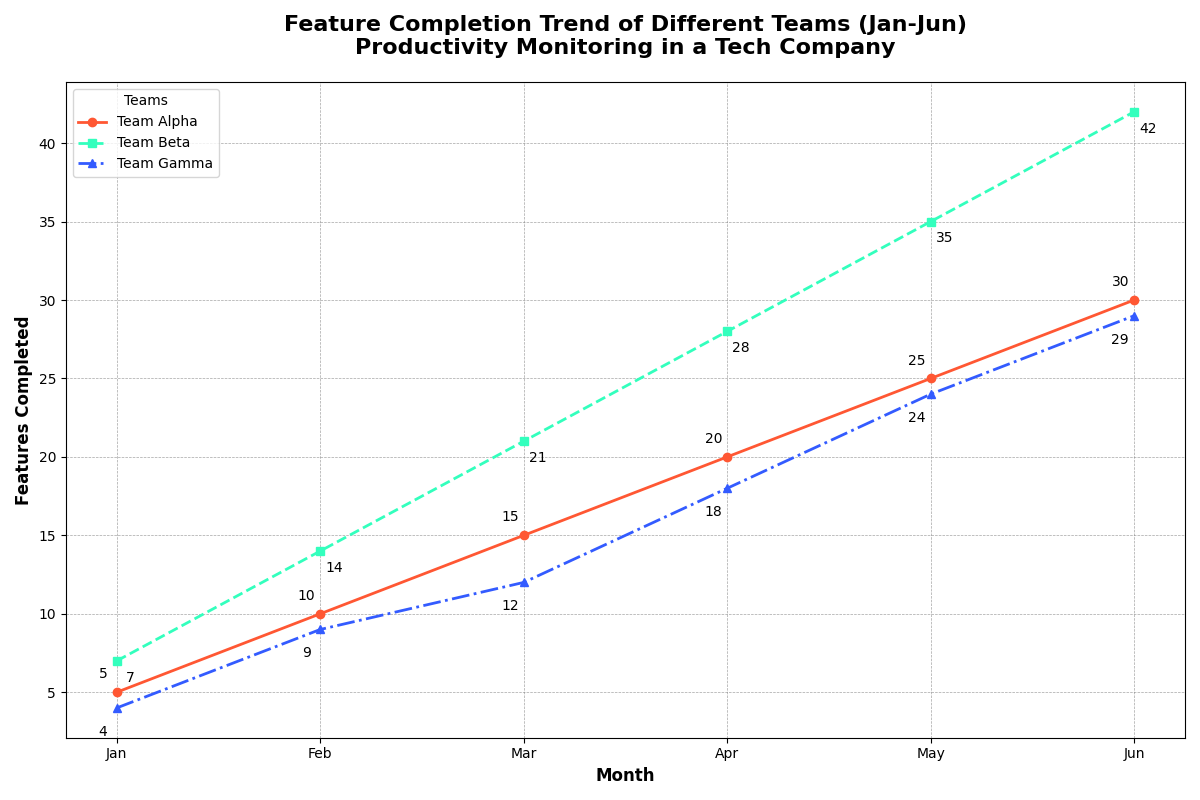

Python code for this plot:
import matplotlib.pyplot as plt
import numpy as np

# Backstory:
# Imagine we are exploring the productivity of different teams in a tech company over a period of 6 months.
# This chart shows the number of features each team has completed monthly in the first half of the year.

# Data: Monthly features completed by three different teams
months = np.array([1, 2, 3, 4, 5, 6])
team_alpha = np.array([5, 10, 15, 20, 25, 30])
team_beta = np.array([7, 14, 21, 28, 35, 42])
team_gamma = np.array([4, 9, 12, 18, 24, 29])

# Create a figure and plot the line chart
fig, ax = plt.subplots(figsize=(12, 8))

# Plotting each team's feature completion count with different styles
ax.plot(months, team_alpha, marker='o', linestyle='-', color='#FF5733', linewidth=2, label='Team Alpha')
ax.plot(months, team_beta, marker='s', linestyle='--', color='#33FFBD', linewidth=2, label='Team Beta')
ax.plot(months, team_gamma, marker='^', linestyle='-.', color='#335BFF', linewidth=2, label='Team Gamma')

# Annotate specific data points
for (month, alpha_feat, beta_feat, gamma_feat) in zip(months, team_alpha, team_beta, team_gamma):
    ax.annotate(f'{alpha_feat}', (month, alpha_feat), textcoords="offset points", xytext=(-10,10), ha='center')
    ax.annotate(f'{beta_feat}', (month, beta_feat), textcoords="offset points", xytext=(10,-15), ha='center')
    ax.annotate(f'{gamma_feat}', (month, gamma_feat), textcoords="offset points", xytext=(-10,-20), ha='center')

# Adding grid lines for better readability
ax.grid(True, which='both', linestyle='--', linewidth=0.5, color='gray', alpha=0.7)

# Set x and y labels, title and legend
ax.set_xlabel('Month', fontsize=12, fontweight='bold')
ax.set_ylabel('Features Completed', fontsize=12, fontweight='bold')
ax.set_title('Feature Completion Trend of Different Teams (Jan-Jun)\nProductivity Monitoring in a Tech Company', fontsize=16, fontweight='bold', pad=20)
ax.set_xticks(months)
ax.set_xticklabels(['Jan', 'Feb', 'Mar', 'Apr', 'May', 'Jun'])
ax.legend(loc='upper left', title='Teams')

# Automatically adjust layout for better readability
plt.tight_layout()

# Show the plot
plt.show()
